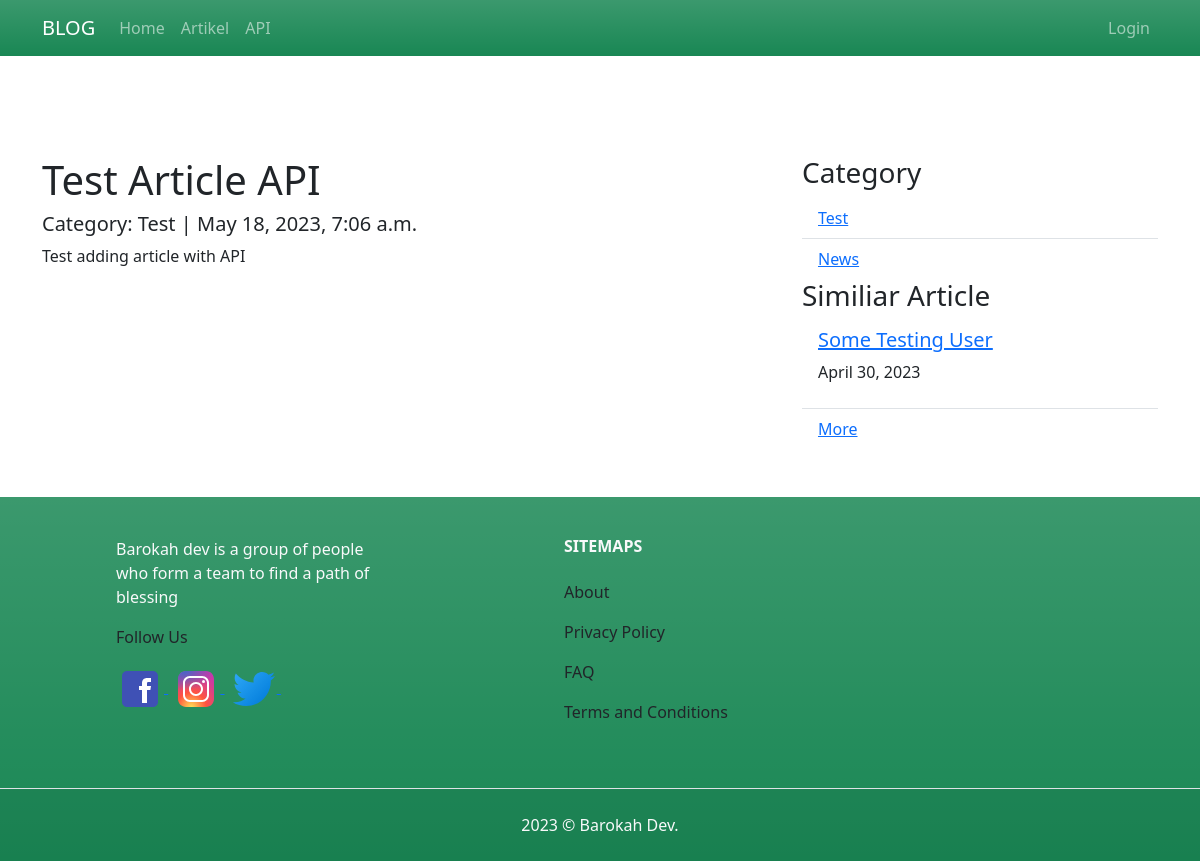
Page /article/detail/test-article-api on the earlier database version.
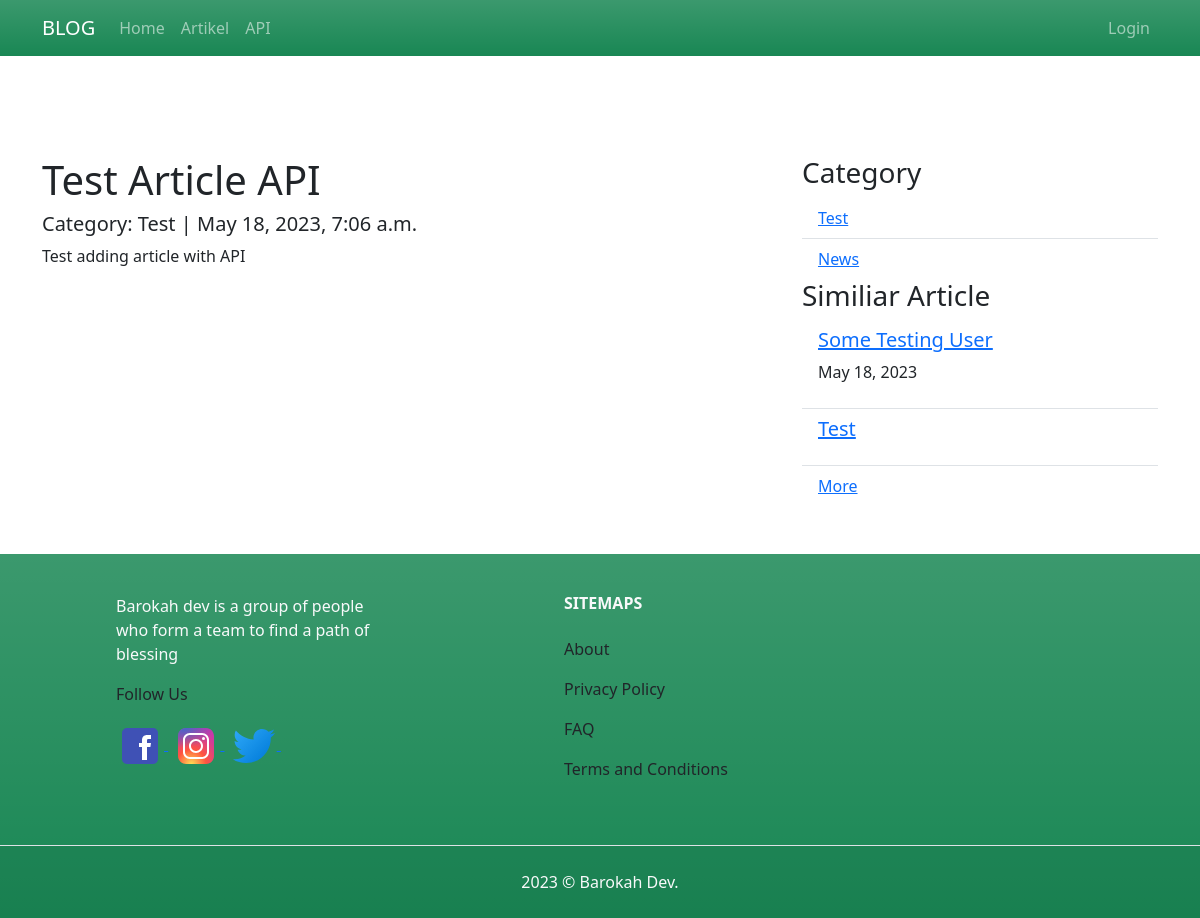
Same page on the later database version.
### article/models.py (models this page shows, shortened)
class Article(models.Model):
	title		= models.CharField(max_length=255)
	body 		= models.TextField()
	category = models.ForeignKey(Category, on_delete=models.CASCADE)
	created		= models.DateTimeField(auto_now_add=True)
	updated 	= models.DateTimeField(auto_now=True)
	is_published = models.BooleanField(default=False)
	published 	 = models.DateTimeField(null=True)
	slug		 = models.SlugField(blank=True, editable=False)
	class Meta:
		permissions = (
			('publish_article', 'Can publish article'),
		)

### article/views.py (the view)
# urls.py: path('detail/<slug:slug>', ArticleDetailView.as_view(), name='detail'),
class ArticleDetailView(DetailView):
	model = Article
	template_name = "article/article_detail.html"
	context_object_name = 'article'
	def get_context_data(self,*args,**kwargs):
		category_list = self.model.objects.values_list('category__name', flat=True).distinct()
		self.kwargs.update({'category_list':category_list})
		similiar_article = self.model.objects.filter(category=self.object.category).exclude(id=self.object.id)
		self.kwargs.update({'similiar_article':similiar_article})
		kwargs = self.kwargs
		return super().get_context_data(*args,**kwargs)

### article/models.py (called while the page is built)
	def __str__(self):
		return self.name

### article/templates/article/article_detail.html (shortened to what this page needs)
{% extends "base.html" %}
{% block contents %}
<div class="row ">
	<div class="col-md-8 ">
		<h1>{{article.title}}</h1>
		<h5>Category: {{article.category}} | {{article.published}}</h5>
		<p>{{article.body |linebreaksbr }}</p>
	</div>
	<div class="col-sm">
		<h3>Category</h3>
		<ul class="list-group list-group-flush">
		  	{% for category in category_list %}
		  		<li class="list-group-item"><a href="{% url 'article:category' category 1%}">{{category}}</a></li>
		  	{% endfor %}
		</ul>
		<h3>Similiar Article</h3>
		<ul class="list-group list-group-flush">
		  	{% for article in similiar_article %}
		  		{% if forloop.counter is not 3 %}
		  		<li class="list-group-item">
		  			<h5><a href="{% url 'article:detail' article.slug%}">{{article.title}}</a></h5>
		  			<p>{{article.published|date}}</p>
		  		</li>
		  		{% endif %}
		  	{% endfor %}
		  	<li class="list-group-item"><a href="{% url 'article:category' article.category 1%}">More</a></li>
		</ul>
	</div>
</div>
{% endblock contents %}

Differences in the rows shown:
changed Article "Some Testing User": published "April 30, 2023" → "May 18, 2023"
added Article: title "Test"
